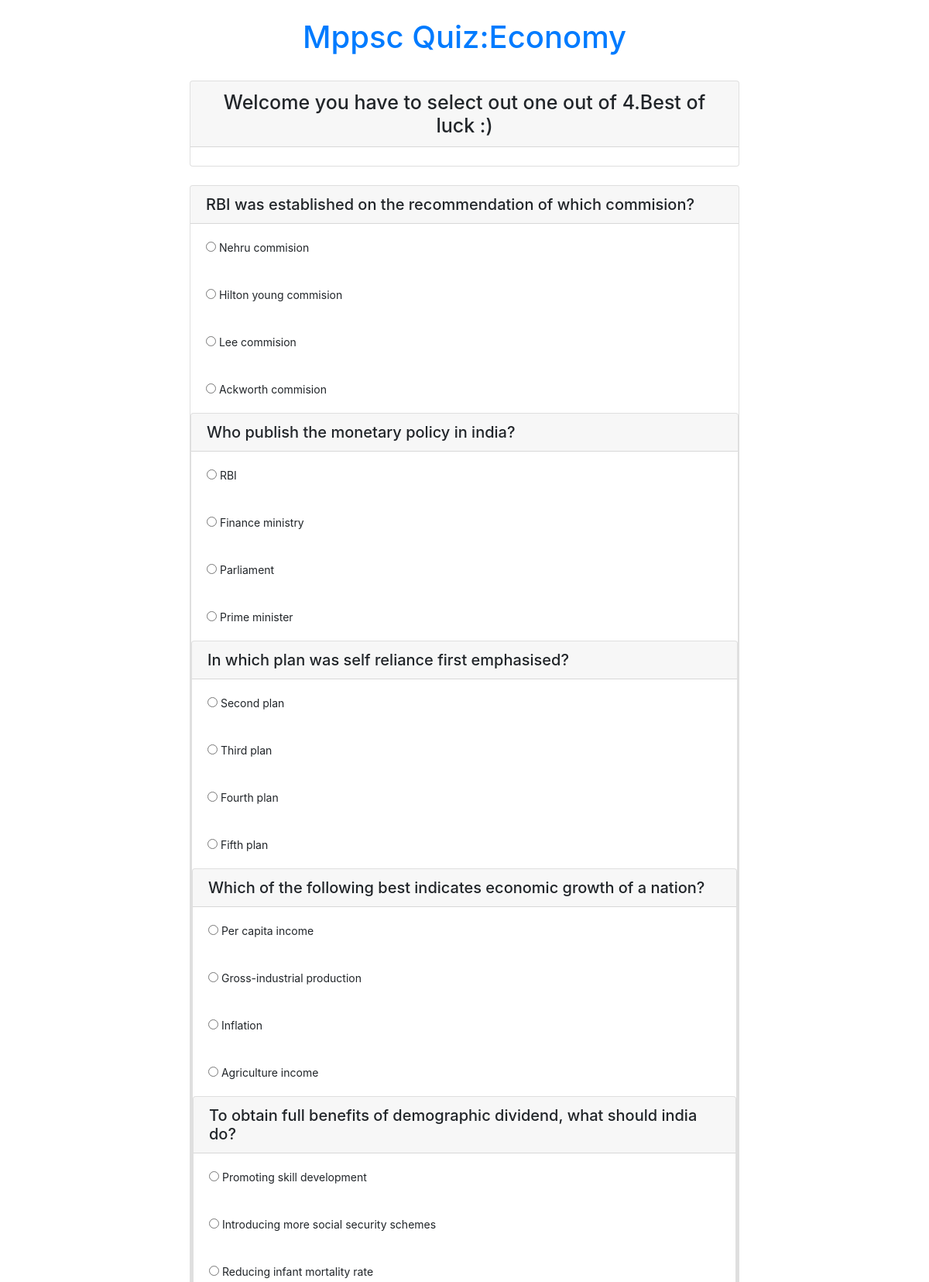
The page /economytest.php (upper part) on the database its author committed.
### tables this page shows
CREATE TABLE `economy` (
  `qid` int(250) NOT NULL,
  `question` varchar(250) DEFAULT NULL,
  `ans_id` varchar(250) DEFAULT NULL
);

CREATE TABLE `eanswers` (
  `aid` int(250) NOT NULL,
  `answer` varchar(250) NOT NULL,
  `ans_id` varchar(250) NOT NULL
);

### economytest.php (the view, shortened to what this page needs)
<?php
    include ('kuki/config.php');
?>
<!DOCTYPE html>
<html lang="en">
<head>
  <link rel="stylesheet" href="https://cdn.jsdelivr.net/npm/bootstrap@4.6.1/dist/css/bootstrap.min.css">
</head>
<body>
    <div class="container">
        <br><h1 class="text-center text-primary" >Mppsc Quiz:Economy</h1></br>
    <div class="col-lg-8 m-auto d-block">
        <div class="card">
        <h3 class="text-center card-header" style="font-size:25px">Welcome <?php echo $_SESSION['textnames']; ?> you have to select out one out of 4.Best of luck :)</h1></br>
        </div><br>
    <form action="eresult.php" method="post" >
        <?php
           for($i=1;$i<11;$i++)
           {
           $que="select * from economy where qid=$i";
           $query =mysqli_query($conn,$que);
              while( $rows=mysqli_fetch_array($query))
                {
                    ?>
                    <div class="card">
                         <h4 class="card-header" style="font-size:20px"><?php echo $rows["question"];?></h4>
                         <?php
                             $que="select * from eanswers where ans_id=$i";
                             $query =mysqli_query($conn,$que);
                                while( $rows=mysqli_fetch_array($query))
                                  {
                         ?>
                                    <div class="card-body" style="font-size:14px">
                                          <input type="radio" name="quizcheak[<?php echo $rows['ans_id']?>]" value="<?php echo $rows['aid'];?>">
                                          <?php echo $rows['answer'];?>
                                      </div>
               <?php
                }
            }
            }
              ?>
            <a class="btn btn-success m-auto d-block" href="kuki/log-out.php" style="background-color:maroon;" >LOGOUT</a></div>
    </form>
    </div>
    </div>
</body>
</html>

### rows shown on the page
economy: question "RBI was established on the recommendation of which commision?"
eanswers: answer "Nehru commision"
eanswers: answer "Hilton young commision"
eanswers: answer "Lee commision"
eanswers: answer "Ackworth commision"
economy: question "Who publish the monetary policy in india?"
eanswers: answer "RBI"
eanswers: answer "Finance ministry"
eanswers: answer "Parliament"
eanswers: answer "Prime minister"
economy: question "In which plan was self reliance first emphasised?"
eanswers: answer "Second plan"
eanswers: answer "Third plan"
eanswers: answer "Fourth plan"
eanswers: answer "Fifth plan"
economy: question "Which of the following best indicates economic growth of a nation?"
eanswers: answer "Per capita income"
eanswers: answer "Gross-industrial production"
eanswers: answer "Inflation"
eanswers: answer "Agriculture income"
economy: question "To obtain full benefits of demographic dividend, what should india do?"
eanswers: answer "Promoting skill development"
eanswers: answer "Introducing more social security schemes"
eanswers: answer "Reducing infant mortality rate"
